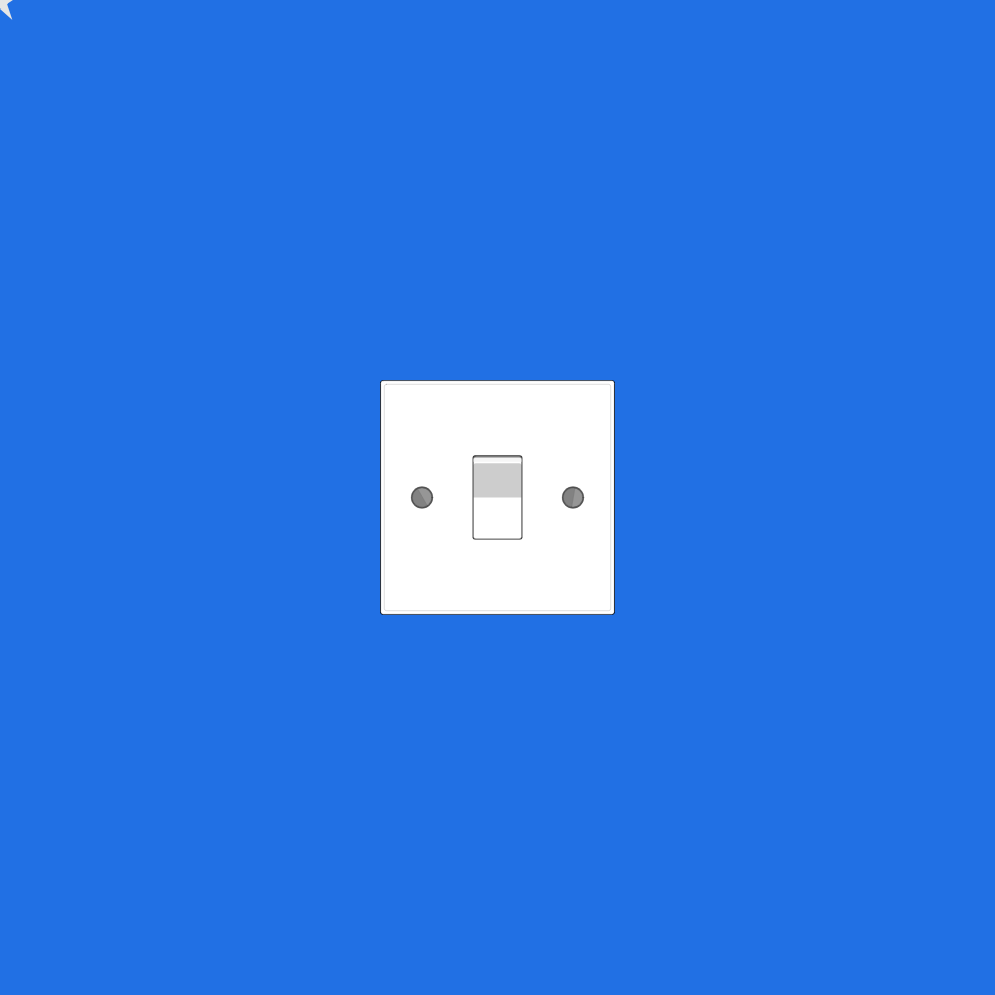
Frame 1 (no input)
Frame 60 (no input): identical to frame 1, image omitted
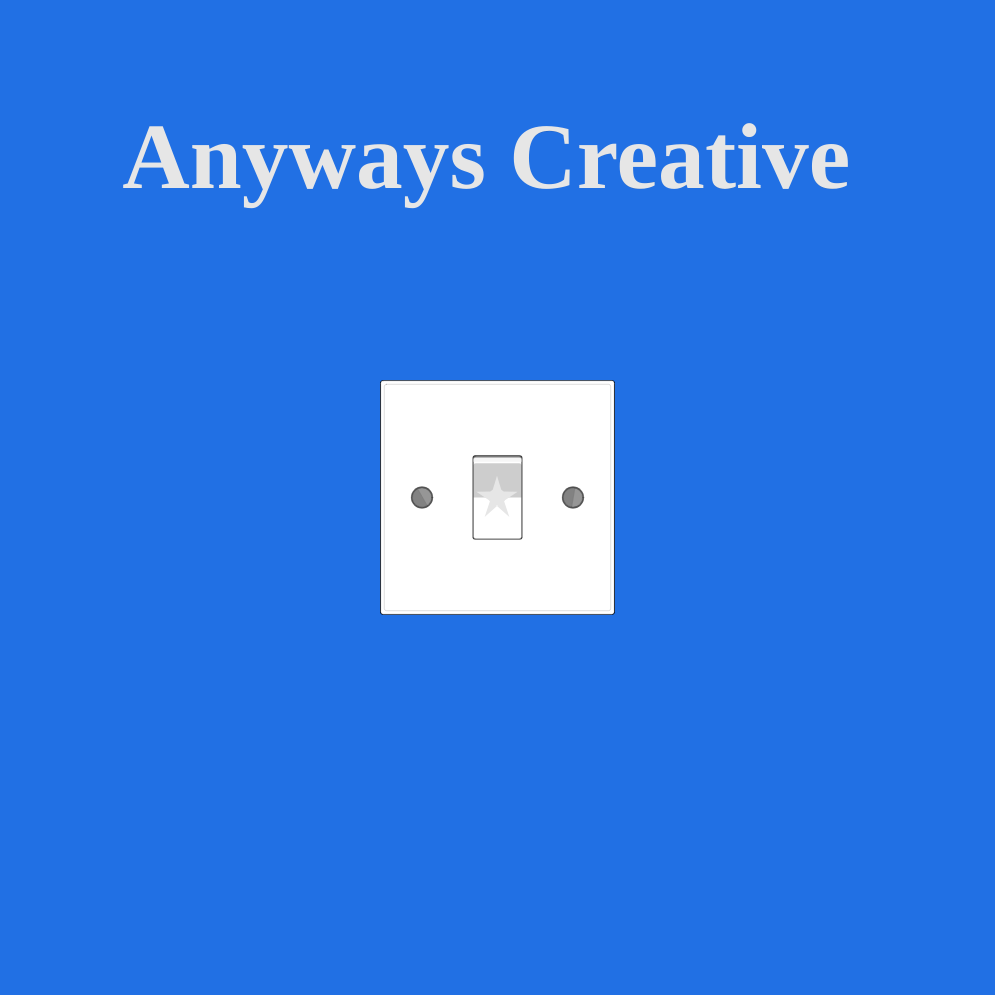
Frame 120 (the mouse pressed at the canvas centre since frame 60)

The p5.js sketch that drew these frames (run headless with seeded random() and noise() and a simulated clock; from frame 60 on, the mouse is pressed at the canvas centre):

// p5.js sketch
// ── sketch.js
let on = 0;
let A1 = 50;
let A2 = 50;
let light = 200;
let d = 0;
let size = 600;
let p = 0;
let r = 33;
let g = 112;
let b = 228;
let glow = 0;

let t1 = 'Anyways Creative'
let t2 = 'Professional Practice'
let t3 = '4:30pm'
let t4 = 'Sallis Benney Theatre'
let t5 = 'Thursday 27th February · 4:30pm'


function setup() {
  if (windowWidth > windowHeight) {
    size = windowHeight-5;
  } else size = windowWidth-5;

  cursor('pointer');
  noCursor();

  let cnv = createCanvas(size, size - (size - (size)));
  //cnv.position((windowWidth - (windowWidth * 0.95)) / 2, (windowWidth - (windowWidth * 0.95)) / 2);

}

function windowResized() {
  if (windowWidth > windowHeight) {
    size = windowHeight;
  } else size = windowWidth;
  let cnv = createCanvas(size, size - (size - (size)));
  // cnv.position((windowWidth - (windowWidth * 0.95)) / 2, (windowWidth - (windowWidth * 0.95)) / 2);
}

function draw() {
  //SET UP
  w = width;
  h = height;
  wh = (width + height) / 2;
  s = wh / 145;
  a = s * 0.5;

  stroke(0);

  //BACKGROUND
  background(r, g, b)



  //SWITCH outline
  rectMode(CENTER);
  strokeWeight(a * .395);
  fill(255);
  rect(w / 2, h / 2, s * 34, s * 34, s / 3);

  //SWITCH box
  strokeWeight(s / 50);
  fill(255);
  rect(w / 2, h / 2, s * 34, s * 34, s / 3);
  rect(w / 2, h / 2, s * 33, s * 33, s / 3);

  //SWITCH surround
  fill(70);
  rect(w / 2, h / 2, (s * 7) + a / 2, (s * 12) + a / 2, s / 3);

  //SWITCH
  noStroke();
  fill(255);
  rect(w / 2, h / 2, s * 7, s * 12, s / 3);

  //SCREWS
  stroke(0);
  fill(90);
  ellipse((w / 2) - s * 11, (h / 2), s * 3.2);
  ellipse((w / 2) + s * 11, (h / 2), s * 3.2);

  //SCREWS
  fill(150);
  ellipse((w / 2) - s * 11, (h / 2), s * 2.8);
  ellipse((w / 2) + s * 11, (h / 2), s * 2.8);

  stroke(0);
  fill(130);
  arc((w / 2) - s * 11, (h / 2), s * 2.8, s * 2.8, PI / 3, 1.34 * PI, CHORD);
  arc((w / 2) + s * 11, (h / 2), s * 2.8, s * 2.8, PI / 1.8, 1.55 * PI, CHORD);


  if (mouseIsPressed && mouseY < (h / 2 - s * 1.5) && mouseY > (h / 2 - s * 5.5) && mouseX < (w / 2 + s * 3.5) && mouseX > (w / 2 - s * 3.5)) {
    on = 3;
    d = 'off'
  } else if (mouseIsPressed && mouseY > (h / 2 + s * 1.5) && mouseY < (h / 2 + s * 5.5) && mouseX < (w / 2 + s * 3.5) && mouseX > (w / 2 - s * 3.5)) {
    on = on - (on + 1);


  }



  if (on < 2) {
    //ON ——————————————————————————————————————————————————————————————————————
    //SWITCH top shadow
    noStroke();
    fill(0, A1);
    rect(w / 2, h / 2 - s * 2.5, s * 7, s * 5, s / 3, s / 3, 0, 0);

    //SWITCH top highlight shoadow
    noStroke();
    fill(0, 90);
    rect(w / 2, h / 2 - s * 5.8, s * 7, s * .7, s / 3, s / 3);

    //SWITCH top highlight
    noStroke();
    fill(246);
    rect(w / 2, h / 2 - s * 5.5, s * 7, s * .6, s / 3, s / 3, 0, 0);

    //SWITCH bottom shadow
    noStroke();
    fill(0, 10);
    //rect(w / 2, h / 2 + s * 3, s * 7, s * 6, 0, 0, s / 3, s / 3);

    glow = 0;
    light = 0;

  } else {
    //OFF ——————————————————————————————————————————————————————————————————————
    //SWITCH bottom shadow
    noStroke();
    fill(0, 85);
    rect(w / 2, h / 2 + s * 3, s * 7, s * 6, 0, 0, s / 3, s / 3);
    //SWITCH bottom hightlight
    fill(255);
    rect(w / 2, h / 2 + s * 2.5, s * 7, s * 5, 0, 0, s / 3, s / 3);
    //SWTICH top shadow
    noStroke();
    fill(0, 10);
    rect(w / 2, h / 2 - s * 3, s * 7, s * 6, s / 3, s / 3, 0, 0);

    glow = 255;
    light = 200;

  }

  strokeWeight(a * .2);
  stroke(10, 50);
  fill(0, 0);
  rect(w / 2, h / 2, (s * 7), (s * 12), s / 3);

  //rectMode(CENTER);
  //stroke(0);
  //fill(0, 0);
  //strokeWeight(a * .395);
  //rect(w / 2, h / 2, w * 0.934, w * 0.934)
  if (d == 'off') {
    textAlign(LEFT);
    strokeWeight(0);
    fill(230);
    textFont('Arial');
    textStyle(BOLD);
    textSize(w * 0.014);
    text(t2, s * 17.8, w - mouseY + s * 45);
    text(t5, s * 56.4, w - mouseY + s * 45);
    //text(t3, mouseX + s * 58.8, w - mouseY + s * 0.5);
    textSize(w * 0.014);
    text(t4, s * 104, w - mouseY + s * 45);
  }
  textAlign(LEFT);
  strokeWeight(0);
  fill(230);
  textFont('Cochin');
  textStyle(BOLD);
  textSize(w * 0.094);
  text(t1, s * 17.8, mouseY - s * 45);


  fill(230)
  ellipse(mouseX,mouseY,s*2.5);
  triangle(mouseX-0.7*s, mouseY-0.8*s, mouseX+0.7*s, mouseY-0.8*s, mouseX,mouseY-3.1*s);
  triangle(mouseX+1*s, mouseY+0.6*s, mouseX+0.8*s, mouseY-0.8*s, mouseX+3*s,mouseY-0.75*s);
  triangle(mouseX-1*s, mouseY+0.6*s, mouseX-0.8*s, mouseY-0.8*s, mouseX-3*s,mouseY-0.75*s);
  triangle(mouseX-1*s, mouseY+0.5*s, mouseX, mouseY+1.3*s, mouseX-1.8*s,mouseY+2.9*s);
  triangle(mouseX+1*s, mouseY+0.5*s, mouseX, mouseY+1.3*s, mouseX+1.8*s,mouseY+2.9*s);


  //SHADE
  fill(5, 10, 30, light);
  rect(w / 2, h / 2, w, h);

  textAlign(LEFT);
  strokeWeight(0);
  fill(200, 255, 200, glow);
  textFont('Cochin');
  textStyle(BOLD);
  textSize(w * 0.094);
  text(t1, s * 17.8, mouseY - s * 45);

  if (d == 'off') {
    textAlign(LEFT);
    strokeWeight(0);
    fill(200, 255, 200, glow);
    textFont('Arial');
    textStyle(BOLD);
    textSize(w * 0.014);
    text(t2, s * 17.8, w - mouseY + s * 45);
    text(t5, s * 56.4, w - mouseY + s * 45);
    //text(t3, mouseX + s * 58.8, w - mouseY + s * 0.5);
    textSize(w * 0.014);
    text(t4, s * 104, w - mouseY + s * 45);
    ellipse(mouseX,mouseY,s*2.5);
    triangle(mouseX-0.7*s, mouseY-0.8*s, mouseX+0.7*s, mouseY-0.8*s, mouseX,mouseY-3.1*s);
  triangle(mouseX+1*s, mouseY+0.6*s, mouseX+0.8*s, mouseY-0.8*s, mouseX+3*s,mouseY-0.75*s);
  triangle(mouseX-1*s, mouseY+0.6*s, mouseX-0.8*s, mouseY-0.8*s, mouseX-3*s,mouseY-0.75*s);
  triangle(mouseX-1*s, mouseY+0.5*s, mouseX, mouseY+1.3*s, mouseX-1.8*s,mouseY+2.9*s);
  triangle(mouseX+1*s, mouseY+0.5*s, mouseX, mouseY+1.3*s, mouseX+1.8*s,mouseY+2.9*s);


  }


}
